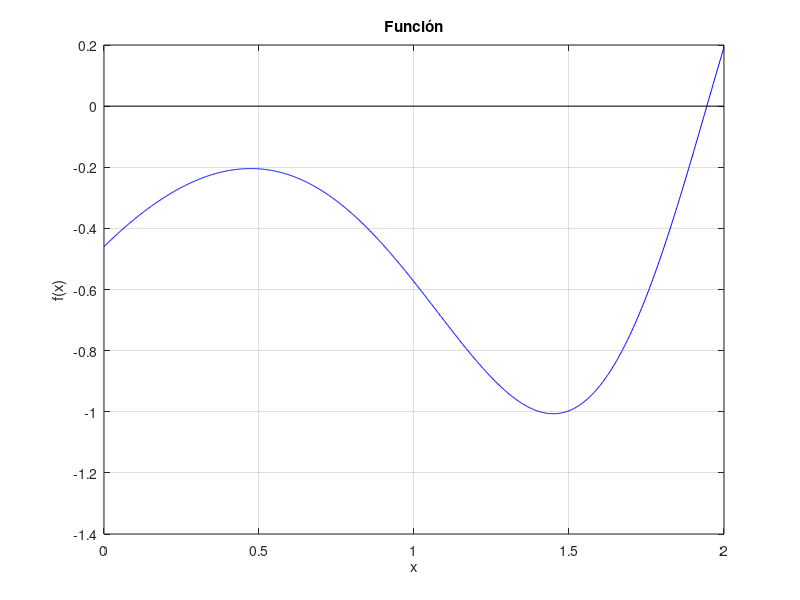

This chart was generated by the following MATLAB code: (Note: this script raises an error after producing the figure.)
clc;
format long;
f = @(x) sin(x) + cos(1+x.^2)-1;
df = @(x) cos(x) - 2*x .* sin(1 + x.^2);  % Derivada para Newton
tol = 1e-10;
maxit = 100;
a1 = 0;
b1 = 2;
a2 = 2.1;
b2 = 3;

% Grafico
figure(1);
x = linspace(a1,b1,1000);
plot(x, f(x), 'b-');
grid on;
xlabel('x'); ylabel('f(x)');
title('Función');
hold on;
plot(xlim, [0 0], 'k-')  % Línea negra horizontal sobre y = 0
hold on;

% Métodos iterativos
[x_BIS, it_BIS, rh_BIS, t_BIS] = biseccion(f, a1, b1, maxit, tol);
[x_BIS2, it_BIS2, rh_BIS2, t_BIS2] = biseccion(f, a2, b2, maxit, tol);
[x_NEW, it_NEW, rh_NEW, t_NEW] = newton(f, df, x_BIS, maxit, tol);
[x_NEW2, it_NEW2, rh_NEW2, t_NEW2] = newton(f, df, x_BIS2, maxit, tol);
[x_SEC, it_SEC, rh_SEC, t_SEC] = secante(f, a1, b1, maxit, tol);
[x_SEC2, it_SEC2, rh_SEC2, t_SEC2] = secante(f, a2, b2, maxit, tol);

% Mostrar resultados Bisección
disp("Método Bisección Punto 1:");
disp(["Raíz 1: ", num2str(x_BIS, '%.10f')]);
disp(["Iteraciones: ", num2str(it_BIS)]);
disp(["Error final: ", num2str(rh_BIS(end))]);
disp(["Tiempo: ", num2str(t_BIS), " segundos"]);
disp("Método Bisección Punto 2:");
disp(["Raíz 2: ", num2str(x_BIS2, '%.10f')]);
disp(["Iteraciones: ", num2str(it_BIS2)]);
disp(["Error final: ", num2str(rh_BIS2(end))]);
disp(["Tiempo: ", num2str(t_BIS2), " segundos"]);

disp("-----------------------------------------------------------------");
% Mostrar resultados Newton
disp("Método Newton Punto 1:");
disp(["Raíz 1: ", num2str(x_NEW, '%.10f')]);
disp(["Iteraciones: ", num2str(it_NEW)]);
disp(["Error final: ", num2str(rh_NEW(end))]);
disp(["Tiempo: ", num2str(t_NEW), " segundos"]);
disp("Método Newton Punto 2:");
disp(["Raíz 2: ", num2str(x_NEW2, '%.10f')]);
disp(["Iteraciones: ", num2str(it_NEW2)]);
disp(["Error final: ", num2str(rh_NEW2(end))]);
disp(["Tiempo: ", num2str(t_NEW2), " segundos"]);

disp("-----------------------------------------------------------------");
% Mostrar resultados Secante
disp("Método Secante Punto 1:");
disp(["Raíz 1: ", num2str(x_SEC, '%.10f')]);
disp(["Iteraciones: ", num2str(it_SEC)]);
disp(["Error final: ", num2str(rh_SEC(end))]);
disp(["Tiempo: ", num2str(t_SEC), " segundos"]);
disp("Método Secante Punto 2:");
disp(["Raíz 2: ", num2str(x_SEC2, '%.10f')]);
disp(["Iteraciones: ", num2str(it_SEC2)]);
disp(["Error final: ", num2str(rh_SEC2(end))]);
disp(["Tiempo: ", num2str(t_SEC2), " segundos"]);


disp("-----------------------------------------------------------------");
% Utilice el metodo de newton partiendo de x0 = 1 y seleccione la respuesta correcta:
% a. Converge a la cuarta raíz positiva.
% b. Converge a la tercera raíz positiva.
% c. Converge a la raíz postiva más cercana a 1.
% d. Converge a la quinta raíz postivia.
% e. Converge a la sexta raíz postivia.
% f. La iteración diverge.

[x_NEW2, it_NEW2, rh_NEW2, t_NEW2] = newton(f, df, 1, maxit, tol);

% Mostrar resultados Newton
disp("Método Newton:");
disp(["Raíz 1: ", num2str(x_NEW2, '%.10f')]);
disp(["Iteraciones: ", num2str(it_NEW2)]);
disp(["Error final: ", num2str(rh_NEW2(end))]);
disp(["Tiempo: ", num2str(t_NEW2), " segundos"]);

% Para ver eso grafico hasta x_NEW2 y cuento cuantas raices hay
% Converge a la cantidad de raices + x_NEW2
figure(2);
x = linspace(0, x_NEW2, 1000);
plot(x, f(x), 'b-', 'LineWidth', 1.5);
grid on;
xlabel('x'); ylabel('f(x)');
title('Raíces de f(x) = sin(x) + cos(1+x^2) - 1');
hold on;
plot(xlim, [0 0], 'k--');

% d. Converge a la quinta raíz postivia.
